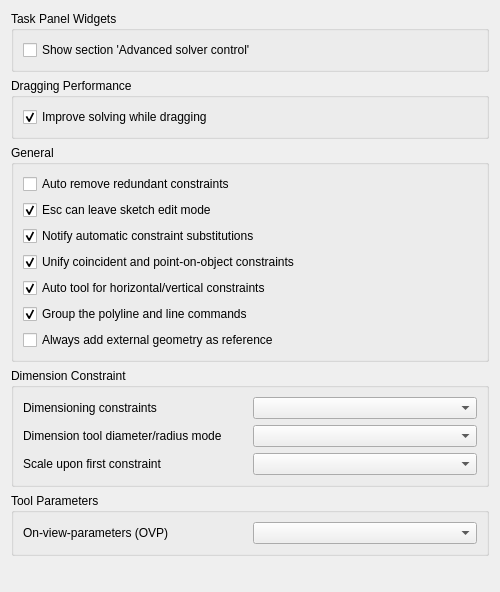
<?xml version="1.0" encoding="UTF-8"?>
<ui version="4.0">
 <class>SketcherGui::SketcherSettings</class>
 <widget class="QWidget" name="SketcherGui::SketcherSettings">
  <property name="geometry">
   <rect>
    <x>0</x>
    <y>0</y>
    <width>500</width>
    <height>592</height>
   </rect>
  </property>
  <property name="windowTitle">
   <string>General</string>
  </property>
  <layout class="QGridLayout" name="gridLayout">
   <item row="0" column="0">
    <widget class="QGroupBox" name="groupBox_2">
     <property name="title">
      <string>Task Panel Widgets</string>
     </property>
     <layout class="QGridLayout" name="gridLayout_4">
      <item row="0" column="0">
       <widget class="Gui::PrefCheckBox" name="checkBoxAdvancedSolverTaskBox">
        <property name="toolTip">
         <string>Displays the additional section 'Advanced solver control' to adjust solver settings in the task view</string>
        </property>
        <property name="text">
         <string>Show section 'Advanced solver control'</string>
        </property>
        <property name="prefEntry" stdset="0">
         <cstring>ShowSolverAdvancedWidget</cstring>
        </property>
        <property name="prefPath" stdset="0">
         <cstring>Mod/Sketcher</cstring>
        </property>
       </widget>
      </item>
     </layout>
    </widget>
   </item>
   <item row="1" column="0">
    <widget class="QGroupBox" name="groupBox_4">
     <property name="title">
      <string>Dragging Performance</string>
     </property>
     <layout class="QGridLayout" name="gridLayout_5" rowstretch="0,0" columnstretch="0,0">
      <item row="1" column="0" colspan="2">
       <widget class="Gui::PrefCheckBox" name="checkBoxRecalculateInitialSolutionWhileDragging">
        <property name="toolTip">
         <string>Special solver algorithm will be used while dragging sketch elements.
Requires to re-enter edit mode to take effect.</string>
        </property>
        <property name="text">
         <string>Improve solving while dragging</string>
        </property>
        <property name="checked">
         <bool>true</bool>
        </property>
        <property name="prefEntry" stdset="0">
         <cstring>RecalculateInitialSolutionWhileDragging</cstring>
        </property>
        <property name="prefPath" stdset="0">
         <cstring>Mod/Sketcher</cstring>
        </property>
       </widget>
      </item>
     </layout>
    </widget>
   </item>
   <item row="2" column="0">
    <widget class="QGroupBox" name="groupBox_5">
     <property name="enabled">
      <bool>true</bool>
     </property>
     <property name="sizePolicy">
      <sizepolicy hsizetype="Expanding" vsizetype="Minimum">
       <horstretch>0</horstretch>
       <verstretch>0</verstretch>
      </sizepolicy>
     </property>
     <property name="minimumSize">
      <size>
       <width>0</width>
       <height>0</height>
      </size>
     </property>
     <property name="maximumSize">
      <size>
       <width>16777215</width>
       <height>16777215</height>
      </size>
     </property>
     <property name="baseSize">
      <size>
       <width>0</width>
       <height>0</height>
      </size>
     </property>
     <property name="title">
      <string>General</string>
     </property>
     <layout class="QVBoxLayout" name="verticalLayout_22">
      <item>
       <widget class="Gui::PrefCheckBox" name="checkBoxAutoRemoveRedundants">
        <property name="toolTip">
         <string>Automatically removes newly added redundant constraints</string>
        </property>
        <property name="text">
         <string>Auto remove redundant constraints</string>
        </property>
        <property name="checked">
         <bool>false</bool>
        </property>
        <property name="prefEntry" stdset="0">
         <cstring>AutoRemoveRedundants</cstring>
        </property>
        <property name="prefPath" stdset="0">
         <cstring>Mod/Sketcher</cstring>
        </property>
       </widget>
      </item>
      <item>
       <widget class="Gui::PrefCheckBox" name="checkBoxEnableEscape">
        <property name="toolTip">
         <string>Allows to leave the sketch edit mode by pressing the Esc key</string>
        </property>
        <property name="text">
         <string>Esc can leave sketch edit mode</string>
        </property>
        <property name="checked">
         <bool>true</bool>
        </property>
        <property name="prefEntry" stdset="0">
         <cstring>LeaveSketchWithEscape</cstring>
        </property>
        <property name="prefPath" stdset="0">
         <cstring>Mod/Sketcher</cstring>
        </property>
       </widget>
      </item>
      <item>
       <widget class="Gui::PrefCheckBox" name="checkBoxNotifyConstraintSubstitutions">
        <property name="toolTip">
         <string>Notifies about automatic constraint substitutions</string>
        </property>
        <property name="text">
         <string>Notify automatic constraint substitutions</string>
        </property>
        <property name="checked">
         <bool>true</bool>
        </property>
        <property name="prefEntry" stdset="0">
         <cstring>NotifyConstraintSubstitutions</cstring>
        </property>
        <property name="prefPath" stdset="0">
         <cstring>Mod/Sketcher/General</cstring>
        </property>
       </widget>
      </item>
      <item>
       <widget class="Gui::PrefCheckBox" name="checkBoxUnifiedCoincident">
        <property name="toolTip">
         <string>Unifies the coincident and point-on-object constraints in a single tool</string>
        </property>
        <property name="text">
         <string>Unify coincident and point-on-object constraints</string>
        </property>
        <property name="checked">
         <bool>true</bool>
        </property>
        <property name="prefEntry" stdset="0">
         <cstring>UnifiedCoincident</cstring>
        </property>
        <property name="prefPath" stdset="0">
         <cstring>Mod/Sketcher/Constraints</cstring>
        </property>
       </widget>
      </item>
      <item>
       <widget class="Gui::PrefCheckBox" name="checkBoxHorVerAuto">
        <property name="toolTip">
         <string>Unifies the horizontal and vertical constraints to an automatic command</string>
        </property>
        <property name="text">
         <string>Auto tool for horizontal/vertical constraints</string>
        </property>
        <property name="checked">
         <bool>true</bool>
        </property>
        <property name="prefEntry" stdset="0">
         <cstring>AutoHorVer</cstring>
        </property>
        <property name="prefPath" stdset="0">
         <cstring>Mod/Sketcher/Constraints</cstring>
        </property>
       </widget>
      </item>
      <item>
       <widget class="Gui::PrefCheckBox" name="checkBoxLineGroup">
        <property name="toolTip">
         <string>Shows a command group button that contains both the polyline and line commands. Otherwise, each command has its own separate button.</string>
        </property>
        <property name="text">
         <string>Group the polyline and line commands</string>
        </property>
        <property name="checked">
         <bool>true</bool>
        </property>
        <property name="prefEntry" stdset="0">
         <cstring>UnifiedLineCommands</cstring>
        </property>
        <property name="prefPath" stdset="0">
         <cstring>Mod/Sketcher/Commands</cstring>
        </property>
       </widget>
      </item>
      <item>
       <widget class="Gui::PrefCheckBox" name="checkBoxAddExtGeo">
        <property name="toolTip">
         <string>Always adds external geometry as construction geometry. Otherwise, it is added according to the current construction mode.</string>
        </property>
        <property name="text">
         <string>Always add external geometry as reference</string>
        </property>
        <property name="checked">
         <bool>false</bool>
        </property>
        <property name="prefEntry" stdset="0">
         <cstring>AlwaysExtGeoReference</cstring>
        </property>
        <property name="prefPath" stdset="0">
         <cstring>Mod/Sketcher/General</cstring>
        </property>
       </widget>
      </item>
     </layout>
    </widget>
   </item>
   <item row="3" column="0">
    <widget class="QGroupBox" name="groupBox_6">
     <property name="sizePolicy">
      <sizepolicy hsizetype="Expanding" vsizetype="Minimum">
       <horstretch>0</horstretch>
       <verstretch>0</verstretch>
      </sizepolicy>
     </property>
     <property name="title">
      <string>Dimension Constraint</string>
     </property>
     <layout class="QGridLayout" name="gridLayout_general">
      <item row="1" column="1">
       <widget class="QComboBox" name="radiusDiameterMode">
        <property name="toolTip">
         <string>While using the Dimension tool you may choose how to handle circles and arcs:
'Auto': The tool will apply radius to arcs and diameter to circles.
'Diameter': The tool will apply diameter to both arcs and circles.
'Radius': The tool will apply radius to both arcs and circles.</string>
        </property>
       </widget>
      </item>
      <item row="0" column="1">
       <widget class="QComboBox" name="dimensioningMode">
        <property name="toolTip">
         <string>Select the type of dimensioning constraints for your toolbar:
'Single tool': A single tool for all dimensioning constraints in the toolbar: Distance, Distance X / Y, Angle, Radius. (Others in dropdown)
'Separated tools': Individual tools for each dimensioning constraint.
'Both': You will have both the 'Dimension' tool and the separated tools.
This setting is only for the toolbar. Whichever you choose, all tools are always available in the menu and through shortcuts.</string>
        </property>
       </widget>
      </item>
      <item row="1" column="0">
       <widget class="QLabel" name="radiusDiameterLabel">
        <property name="text">
         <string>Dimension tool diameter/radius mode</string>
        </property>
       </widget>
      </item>
      <item row="0" column="0">
       <widget class="QLabel" name="dimensioningLabel">
        <property name="text">
         <string>Dimensioning constraints</string>
        </property>
       </widget>
      </item>
      <item row="2" column="0">
       <widget class="QLabel" name="autoScaleModeLabel">
        <property name="text">
         <string>Scale upon first constraint</string>
        </property>
       </widget>
      </item>
      <item row="2" column="1">
       <widget class="QComboBox" name="autoScaleMode">
        <property name="toolTip">
         <string>Select the mode of automatic geometry scaling upon first dimension:
'Always': Automatic scaling upon first dimension is always performed.
'Never': Automatic scaling upon first dimension is never performed.
'When no scale feature is visible': Automatic scaling upon first dimension is only performed if there are no visible objects in the 3D view.</string>
        </property>
       </widget>
      </item>
     </layout>
    </widget>
   </item>
   <item row="4" column="0">
    <widget class="QGroupBox" name="groupBox_7">
     <property name="sizePolicy">
      <sizepolicy hsizetype="Expanding" vsizetype="Minimum">
       <horstretch>0</horstretch>
       <verstretch>0</verstretch>
      </sizepolicy>
     </property>
     <property name="title">
      <string>Tool Parameters</string>
     </property>
     <layout class="QGridLayout" name="gridLayout_vis">
      <item row="0" column="0">
       <widget class="QLabel" name="ovpVisibilityLabel">
        <property name="text">
         <string>On-view-parameters (OVP)</string>
        </property>
       </widget>
      </item>
      <item row="0" column="1">
       <widget class="QComboBox" name="ovpVisibility">
        <property name="toolTip">
         <string>Choose a visibility mode for the On-View-Parameters:
'Disabled': On-View-Parameters are completely disabled.
'Only dimensional': Only dimensional On-View-Parameters are visible. They are the most useful. For example the radius of a circle.
'All': Both dimensional and positional On-View-Parameters. Positionals are the (x,y) position of the cursor. For example for the center of a circle.</string>
        </property>
       </widget>
      </item>
     </layout>
    </widget>
   </item>
   <item row="5" column="0">
    <spacer name="verticalSpacer">
     <property name="orientation">
      <enum>Qt::Vertical</enum>
     </property>
     <property name="sizeHint" stdset="0">
      <size>
       <width>20</width>
       <height>40</height>
      </size>
     </property>
    </spacer>
   </item>
  </layout>
 </widget>
 <customwidgets>
  <customwidget>
   <class>Gui::PrefCheckBox</class>
   <extends>QCheckBox</extends>
   <header>Gui/PrefWidgets.h</header>
  </customwidget>
 </customwidgets>
 <tabstops>
  <tabstop>checkBoxAdvancedSolverTaskBox</tabstop>
  <tabstop>checkBoxRecalculateInitialSolutionWhileDragging</tabstop>
  <tabstop>checkBoxAutoRemoveRedundants</tabstop>
  <tabstop>checkBoxEnableEscape</tabstop>
  <tabstop>checkBoxNotifyConstraintSubstitutions</tabstop>
 </tabstops>
 <resources/>
 <connections/>
</ui>
